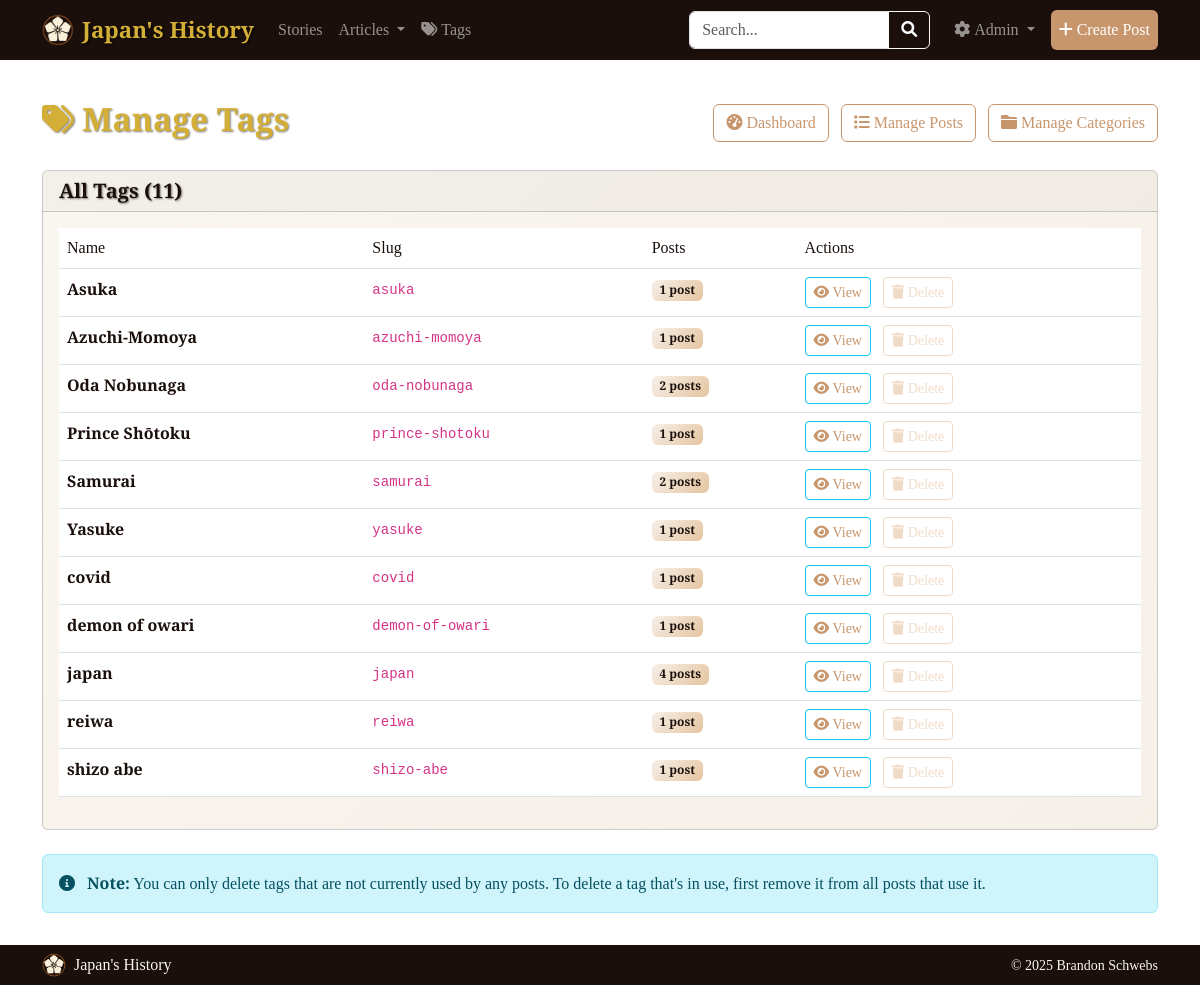
The app's page /admin/tags (signed in), older data.
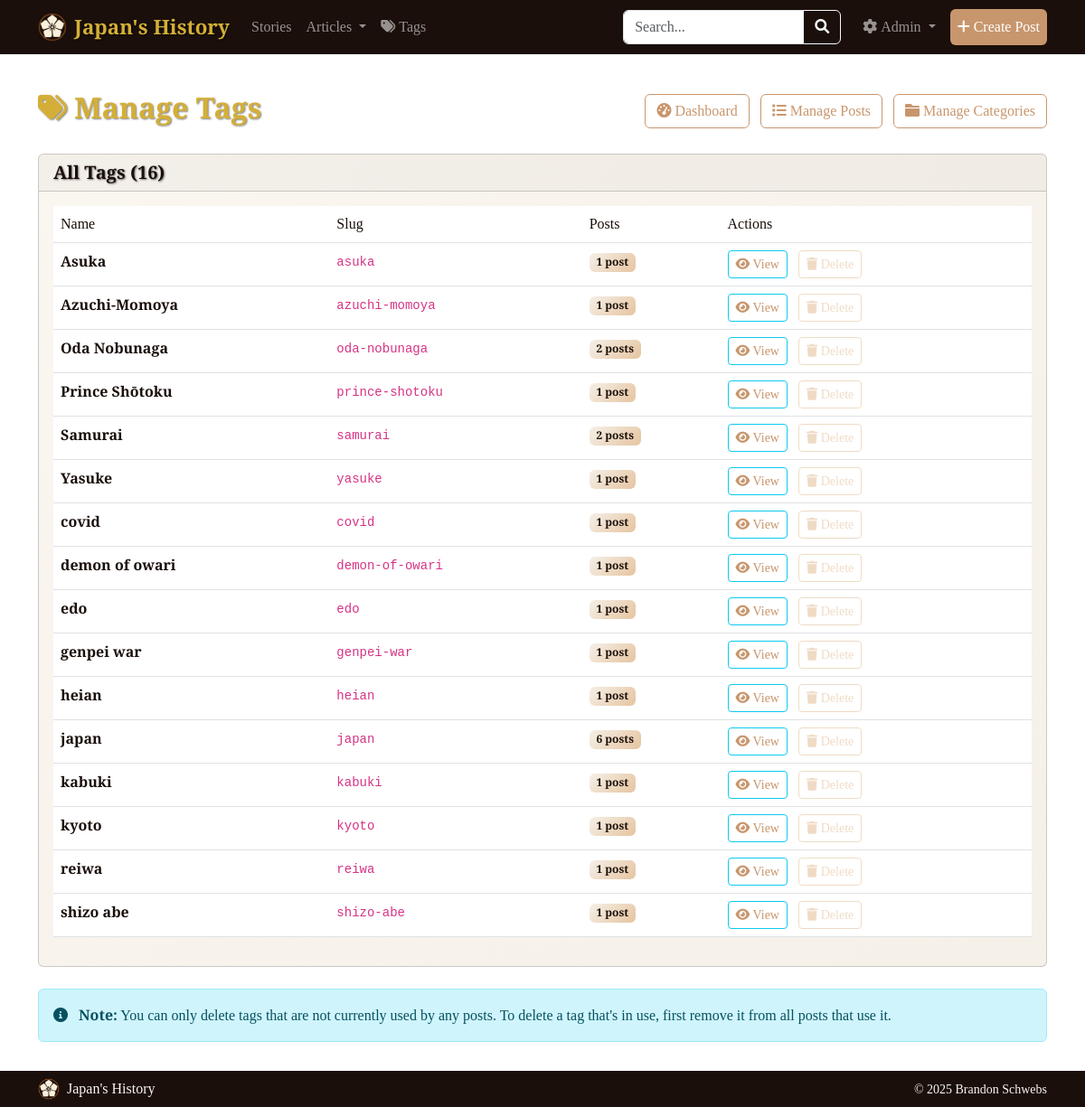
The same page, newer data.
### tables this page shows
CREATE TABLE tags (
                id INTEGER PRIMARY KEY AUTOINCREMENT,
                name TEXT UNIQUE NOT NULL,
                slug TEXT UNIQUE NOT NULL,
                created_at TIMESTAMP DEFAULT CURRENT_TIMESTAMP
            );

### routes/admin.py (the view)
@admin.route('/admin/tags')
@admin_required
def admin_tags():
    tags = TagModel.get_all_tags()
    return render_template('admin/tags.html', tags=tags)

### forms.py
class SearchForm(FlaskForm):
    query = StringField('Search', validators=[Length(max=200)], render_kw={"placeholder": "Search posts..."})
    submit = SubmitField('Search')

### models.py (called while the page is built)
def get_db():
    db = getattr(g, '_database', None)
    if db is None:
        db = g._database = sqlite3.connect(current_app.config['DATABASE'])
        db.row_factory = sqlite3.Row
    return db

    @staticmethod
    def get_all_tags():
        db = get_db()
        return db.execute('''
            SELECT t.*, COUNT(pt.post_id) as post_count
            FROM tags t
            LEFT JOIN post_tags pt ON t.id = pt.tag_id
            GROUP BY t.id
            ORDER BY t.name
        ''').fetchall()

    @staticmethod
    def get_all_categories():
        db = get_db()
        return db.execute('''
            SELECT c.*, COUNT(p.id) as post_count
            FROM categories c
            LEFT JOIN posts p ON c.id = p.category_id AND p.post_type = 'article'
            GROUP BY c.id
            ORDER BY c.name
        ''').fetchall()

### routes/main.py (called while the page is built)
@main.app_context_processor
def inject_template_vars():
    all_categories = CategoryModel.get_all_categories()
    categories_with_articles = [cat for cat in all_categories if cat['post_count'] > 0]
    return {
        'is_admin_logged_in': is_admin_logged_in(),
        'categories': categories_with_articles
    }

### routes/search.py (called while the page is built)
@search.app_context_processor
def inject_search_form():
    return {'search_form': SearchForm(), 'is_admin_logged_in': is_admin_logged_in()}

### utils.py (called while the page is built)
def admin_required(f):
    @wraps(f)
    def decorated_function(*args, **kwargs):
        if not session.get('admin_logged_in'):
            flash('Admin access required.', 'error')
            return redirect(url_for('auth.admin_login'))
        return f(*args, **kwargs)
    return decorated_function

def is_admin_logged_in():
    return session.get('admin_logged_in', False)

### templates/admin/tags.html (shortened to what this page needs)
{% extends "base.html" %}
{% block content %}
<div class="row">
    <div class="col-12">
        <div class="d-flex justify-content-between align-items-center mb-4">
            <h2><i class="fas fa-tags me-2"></i>Manage Tags</h2>
            <div>
                <a href="{{ url_for('admin.admin_dashboard') }}" class="btn btn-outline-secondary me-2">
                    <i class="fas fa-tachometer-alt me-1"></i>Dashboard
                </a>
                <a href="{{ url_for('admin.admin_posts') }}" class="btn btn-outline-primary me-2">
                    <i class="fas fa-list me-1"></i>Manage Posts
                </a>
                <a href="{{ url_for('admin.admin_categories') }}" class="btn btn-outline-primary">
                    <i class="fas fa-folder me-1"></i>Manage Categories
                </a>
            </div>
        </div>
    </div>
</div>
{% if tags %}
<div class="row">
    <div class="col-12">
        <div class="card">
            <div class="card-header">
                <h5 class="mb-0">All Tags ({{ tags|length }})</h5>
            </div>
            <div class="card-body">
                <div class="table-responsive">
                    <table class="table table-hover">
                        <thead>
                            <tr>
                                <th>Name</th>
                                <th>Slug</th>
                                <th>Posts</th>
                                <th>Actions</th>
                            </tr>
                        </thead>
                        <tbody>
                            {% for tag in tags %}
                            <tr>
                                <td>
                                    <strong>{{ tag.name }}</strong>
                                </td>
                                <td>
                                    <code>{{ tag.slug }}</code>
                                </td>
                                <td>
                                    <span class="badge bg-{{ 'primary' if tag.post_count > 0 else 'secondary' }}">
                                        {{ tag.post_count }} post{{ 's' if tag.post_count != 1 else '' }}
                                    </span>
                                </td>
                                <td>
                                    <a href="{{ url_for('search.posts_by_tag', slug=tag.slug) }}"
                                       class="btn btn-sm btn-outline-info me-2" target="_blank">
                                        <i class="fas fa-eye"></i> View
                                    </a>
                                    {% if tag.post_count == 0 %}
                                    <form method="POST" action="{{ url_for('admin.admin_delete_tag', tag_id=tag.id) }}"
                                          class="d-inline"
                                          onsubmit="return confirm('Are you sure you want to delete the tag \'{{ tag.name }}\'? This action cannot be undone.');">
                                        <input type="hidden" name="csrf_token" value="{{ csrf_token() }}"/>
                                        <button type="submit" class="btn btn-sm btn-outline-danger">
                                            <i class="fas fa-trash"></i> Delete
                                        </button>
                                    </form>
                                    {% else %}
                                    <button class="btn btn-sm btn-outline-secondary" disabled
                                            title="Cannot delete tags that are in use">
                                        <i class="fas fa-trash"></i> Delete
                                    </button>
                                    {% endif %}
                                </td>
                            </tr>
                            {% endfor %}
                        </tbody>
                    </table>
                </div>
            </div>
        </div>
    </div>
</div>
<div class="row mt-4">
    <div class="col-12">
        <div class="alert alert-info">
            <i class="fas fa-info-circle me-2"></i>
            <strong>Note:</strong> You can only delete tags that are not currently used by any posts.
            To delete a tag that's in use, first remove it from all posts that use it.
        </div>
    </div>
</div>
{% endif %}
{% endblock %}

### templates/base.html (shortened to what this page needs)
<!DOCTYPE html>
<html lang="en">
<head>
    <link href="https://cdn.jsdelivr.net/npm/bootstrap@5.3.0/dist/css/bootstrap.min.css" rel="stylesheet">
    <link href="https://cdnjs.cloudflare.com/ajax/libs/font-awesome/6.0.0/css/all.min.css" rel="stylesheet">
</head>
<body>
    <nav class="navbar navbar-expand-lg navbar-dark bg-dark fixed-top">
        <div class="container">
            <a class="navbar-brand d-flex align-items-center" href="{{ url_for('main.index') }}">
                <img src="{{ url_for('static', filename='img/Japanese History Blog Logo - Styled.png') }}" alt="Japan's History Logo" class="me-2" style="height: 32px; width: 32px;">
                Japan's History
            </a>
            <div class="collapse navbar-collapse" id="navbarNav">
                <ul class="navbar-nav me-auto">
                    <li class="nav-item">
                        <a class="nav-link" href="{{ url_for('main.stories') }}">Stories</a>
                    </li>
                    <li class="nav-item dropdown">
                        <a class="nav-link dropdown-toggle" href="{{ url_for('main.articles') }}" role="button" data-bs-toggle="dropdown" aria-expanded="false">
                            Articles
                        </a>
                    </li>
                    <li class="nav-item">
                        <a class="nav-link" href="{{ url_for('search.all_tags') }}">
                            <i class="fas fa-tags me-1"></i>Tags
                        </a>
                    </li>
                </ul>
                <form class="d-flex me-3" method="GET" action="{{ url_for('search.search_posts') }}">
                    <div class="input-group">
                        <input type="text" name="query" class="form-control" placeholder="Search..."
                               value="{{ request.args.get('query', '') }}" style="width: 200px;">
                        <button type="submit" class="btn btn-outline-light">
                            <i class="fas fa-search"></i>
                        </button>
                    </div>
                </form>
                <ul class="navbar-nav">
                    {% if is_admin_logged_in %}
                    <li class="nav-item dropdown">
                        <a class="nav-link dropdown-toggle" href="#" role="button" data-bs-toggle="dropdown">
                            <i class="fas fa-cog me-1"></i>Admin
                        </a>
                    </li>
                    {% else %}
                    <li class="nav-item">
                        <a class="nav-link" href="{{ url_for('auth.admin_login') }}">
                            <i class="fas fa-lock me-1"></i>Admin
                        </a>
                    </li>
                    {% endif %}
                    {% if is_admin_logged_in %}
                    <li class="nav-item">
                        <a class="nav-link btn btn-primary text-white ms-2" href="{{ url_for('posts.create_post') }}">
                            <i class="fas fa-plus me-1"></i>Create Post
                        </a>
                    </li>
                    {% endif %}
                </ul>
            </div>
        </div>
    </nav>
    <main class="content-section">
        <div class="container mt-4">
            {% block content %}{% endblock %}
        </div>
    </main>
    <footer class="bg-dark text-light py-2 mt-5 fixed-bottom">
        <div class="container">
            <div class="d-flex justify-content-between align-items-center">
                <div class="d-flex align-items-center">
                    <img src="{{ url_for('static', filename='img/Japanese History Blog Logo - Styled.png') }}" alt="Japan's History Logo" class="me-2" style="height: 24px; width: 24px;">
                    <span>Japan's History</span>
                </div>
                <div>
                    <small>&copy; 2025 Brandon Schwebs</small>
                </div>
            </div>
        </div>
    </footer>
</body>
</html>

Row changes from the older to the newer data that the page shows:
added tags: name "edo", slug "edo", post_count "1"
added tags: name "genpei war", slug "genpei-war", post_count "1"
added tags: name "heian", slug "heian", post_count "1"
computed for tags "japan": post_count "4" → "6"
added tags: name "kabuki", slug "kabuki", post_count "1"
added tags: name "kyoto", slug "kyoto", post_count "1"
Text that changed along with them:
{{ tags|length }}: "11" → "16"
